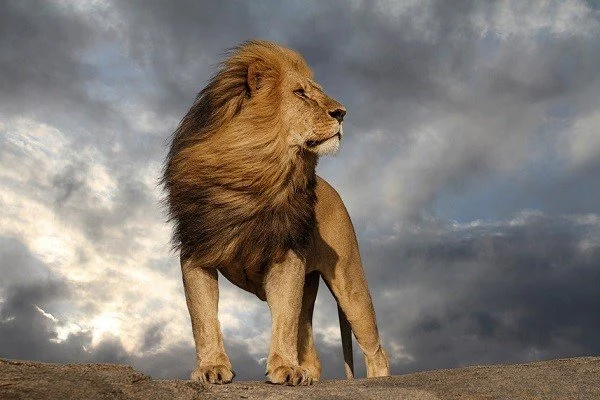
#> input picture imagenes/leon2.jpg, 600 x 400 px, found by its file name
$ python p9-bordes-0007.py
#> lines starting #> are read from the running program, lines starting #| are printed output that depends on the picture; after the words box and inside, x2 and y2 are one past the last pixel; in counts of white or black regions, pixels touching at a corner belong together
# Ejemplo 2 Deteccion de contornos Leon NL = 1
# Alexandro Aguilar NC = 0007
import cv2

# Cargar imagen
imagen = cv2.imread("imagenes/leon2.jpg")
#> imagen is the input picture: shape (400, 600, 3); mean B, G, R 115, 122.9, 131.1

# Comprobar imagen
if imagen is None:
    print("Error: no se pudo cargar la imagen.")
    exit()

# Convertir a escala de grises
gris = cv2.cvtColor(imagen, cv2.COLOR_BGR2GRAY)
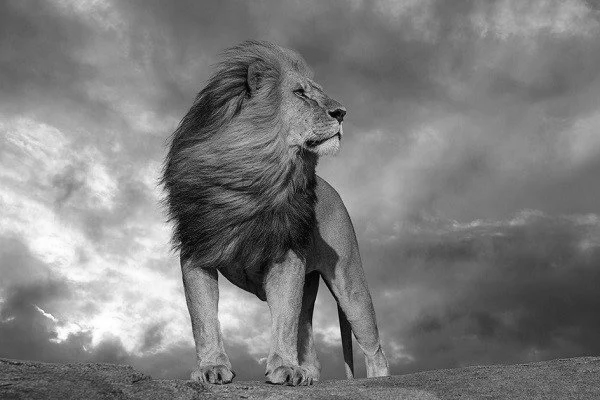
#> gris: shape (400, 600); min 1, max 255, mean 124.5

# Convertir a imagen binaria mediante umbral
_, binaria = cv2.threshold(
    gris,
    127,
    255,
    cv2.THRESH_BINARY
)
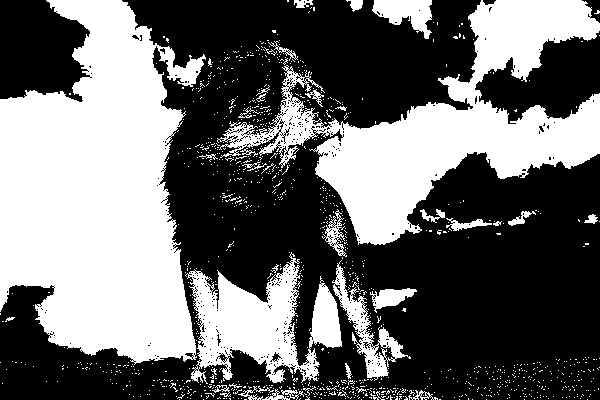
#> binaria: shape (400, 600); 41.9% white; 1123 white regions (1085 under 20 px)

# Detectar contornos
contornos, jerarquia = cv2.findContours(
    binaria,
    cv2.RETR_EXTERNAL,
    cv2.CHAIN_APPROX_SIMPLE
)
#> contornos = 1119 contours, 1098 with area under 20; largest, box (x1, y1, x2, y2) and area: (0, 0, 206, 365) 50223, (217, 0, 600, 245) 30646, (185, 252, 342, 384) 9762, (332, 260, 411, 381) 2154, (372, 0, 432, 39) 1238; jerarquia = 1119 rows, first 6: [1, -1, -1, -1], [2, 0, -1, -1], [3, 1, -1, -1], [4, 2, -1, -1], [5, 3, -1, -1], [6, 4, -1, -1]

# Dibujar los contornos
resultado = imagen.copy()

cv2.drawContours(
    resultado,
    contornos,
    -1,
    (0, 255, 0),
    2
)
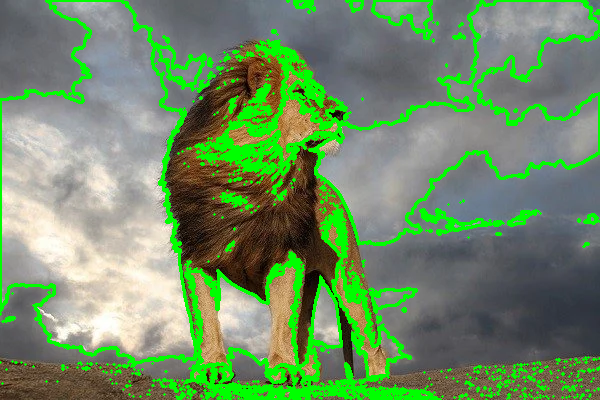
#> resultado: shape (400, 600, 3); 14.05% of pixels changed, all inside (x1, y1, x2, y2) = (0, 0, 600, 400)

# Mostrar resultados
cv2.imshow("Imagen original 0007", imagen)
cv2.imshow("Imagen binaria 0007", binaria)
cv2.imshow("Contornos detectados", resultado)

# Guardar resultado
cv2.imwrite(
    "resultados2/ejemplo2_contornos.jpg",
    resultado
)

print("Cantidad de contornos encontrados:", len(contornos))
#| Cantidad de contornos encontrados: 1119
print("Resultado guardado en resultados2/ejemplo2_contornos.jpg")

# Esperar
cv2.waitKey(0)

# Cerrar ventanas
cv2.destroyAllWindows()

print("Programa realizado por Alexandro Aguilar NC 0007")
